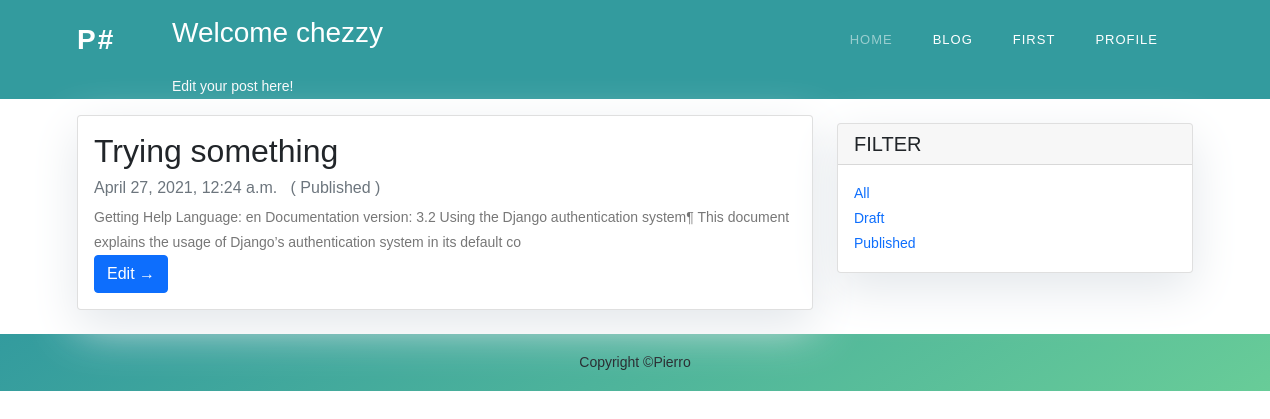
Page /blog/admin/All/ (signed in) on the committed database.
### blog/models.py (models this page shows, shortened)
class Post(models.Model):
	STATUS = (
		(0, 'Draft'), (1, 'Publish')
		)
	author = models.ForeignKey(User, on_delete=models.CASCADE)
	title = models.CharField(max_length=200, unique=True)
	slug = models.SlugField(max_length=200, unique=True)
	body = models.TextField()
	status = models.IntegerField(choices=STATUS, default=0)
	date_created = models.DateTimeField(auto_now_add=True)
	date_modified = models.DateTimeField()
	class Meta:
		ordering = ['-date_created']

### blog/views.py (the view)
# urls.py: path('admin/<str:filter>/', views.blog_admin_index, name='blog_admin_index'),
def blog_admin_index(req, filter):
	if not req.user.is_authenticated:
		return redirect('blog_index')
	if filter == 'All':
		queryset = Post.objects.filter(author=req.user).order_by('-date_created')
	elif filter == 'Draft':
		queryset = Post.objects.filter(status=0, author=req.user).order_by('-date_created')
	elif filter =='Published':
		queryset = Post.objects.filter(status=1, author=req.user).order_by('-date_created')
	else:
		raise Http404('Path does not exist')
	contxt = {'title': 'Blog', 'posts': queryset, 'status': ['Draft', 'Published'] }
	return render(req, 'blog/blog_admin.html', contxt)

### blog/templates/blog/blog_admin.html (shortened to what this page needs)
{%extends 'base.html' %}
{%block content %}
{% if user.is_authenticated %}
<header style="background: rgb(51,155,158)">
    <div class="container">
        <div class="row">
            <div class="col-md-8 col-md-10 mx-auto">
                <div class="site-heading">
                    <h3 class="site-heading my-4 mt-3 text-white">Welcome {{user.username}} </h3>
                    <p class="text-light"> Edit your post here! &nbsp;
                    </p>
                </div>
            </div>
        </div>
    </div>
</header>
<div class="container">
    <div class="row">
        <div class="col-md-8 mt-3 left">
        	{%if posts %}
	            {% for post in posts %}
	            <div class="card mb-4">
	                <div class="card-body">
	                    <h2 class="card-title">{{ post.title }}</h2>
	                    <p class="card-text text-muted h6"> {{ post.date_created}}  &nbsp; ({%if post.status %} {{status.1}} {%else%} {{status.0}} {% endif %}) </p>
	                    <p class="card-text">{{post.body|slice:":200" }}</p>
	                    <a href="{%url 'update_blog' post.slug %}" class="btn btn-primary">Edit &rarr;</a>
	                </div>
	            </div>
	            {% endfor %}
            {%else%}
            <p> Nothing here!
            {% endif %}
        </div>
        {% block sidebar %} {% include 'blog/filterbar.html' %} {% endblock sidebar %}
    </div>
</div>
	{% else %}
		<p>
			Please Sign In to write an article.
		</p>
	{% endif %}
{%endblock%}

### static/css/style.css (style rules this page uses)
html, body, div, span, applet, object, iframe, h1, h2, h3, h4, h5, h6, p, blockquote, div pre, a, abbr, acronym, address, big, cite, code, del, dfn, em, font, img, ins, kbd, q, s, samp, small, strike, strong, sub, sup, tt, var, b, u, i, center, dl, dt, dd, ol, ul, li, figure, header, nav, section, article, aside, footer, figcaption { margin: 0; padding: 0; border: 0; outline: 0; }
header, nav, section, article, aside, footer, hgroup { display: block; }
* { box-sizing: border-box; }
html, body { font-family: 'Raleway', sans-serif; font-weight: 400; background-color: #fff; font-size: 16px; -ms-text-size-adjust: 100%; -webkit-font-smoothing: antialiased; -moz-osx-font-smoothing: grayscale; }
a { text-decoration: none !important; }
h1, h2, h3, h4, h5, h6 { margin-top: 0px; margin-bottom: 0px; }
p { font-size: 14px; line-height: 25px; color: #777; }
html, body { background: #fff; font-family: 'Raleway', sans-serif; }
*, *:before, *:after { -webkit-box-sizing: border-box; box-sizing: border-box; -webkit-font-smoothing: antialiased; -moz-osx-font-smoothing: grayscale; }

### blog/templates/blog/blog_admin.html (style rules this page uses)
.card { box-shadow: 0 16px 48px #E3E7EB; }

### blog/templates/blog/filterbar.html (style rules this page uses)
.card { box-shadow: 0 16px 48px #E3E7EB; }

### rows in the picture
Post: title "Trying something", date_created "April 27, 2021, 12:24 a.m.", status "Published", body "Getting Help Language: en Documentation version: 3.2 Using the Django authentication system¶ This document explains the usage of Django’s authentication system in its default co"

### other values in the picture
{{ user.username }} "chezzy"
